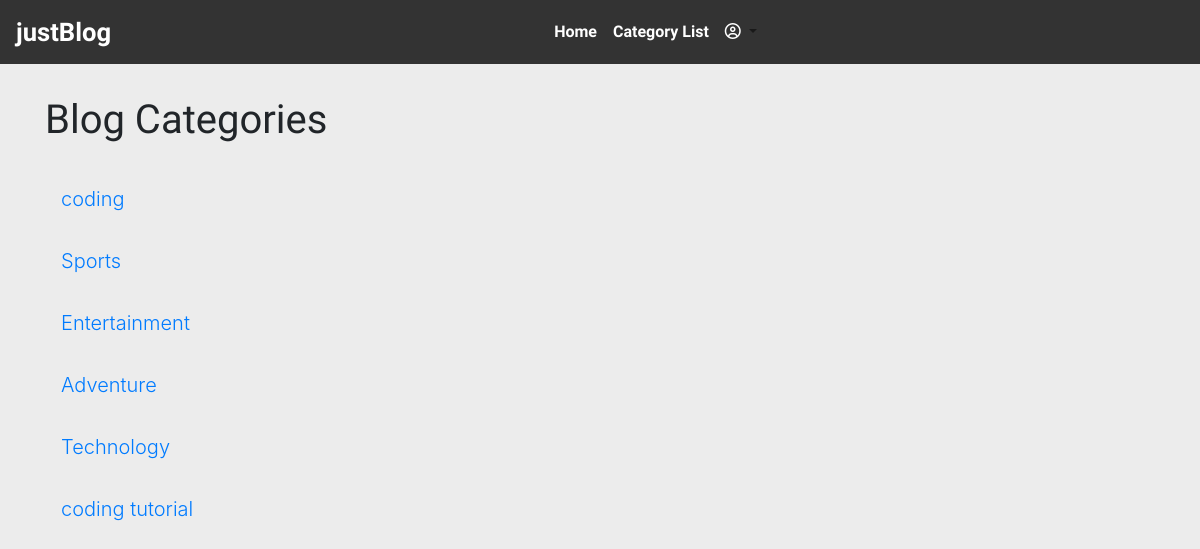
The page /category-list/ on the database its author committed.
### theblog/models.py (models this page shows, shortened)
class Category(models.Model):
    name = models.CharField(max_length=255)
    def __str__(self):
        return self.name

### theblog/views.py (the view)
# urls.py: path('category-list/',CategoryListView,name="category_list_view"),
def CategoryListView(request):
    cat_menu_list = Category.objects.all()
    return render(request,'categories_list.html',{'cat_menu_list':cat_menu_list})

### theblog/templates/categories_list.html (shortened to what this page needs)
{% extends 'base.html' %}
{%block content%}
<br><br>
    <div class="container mt-5">
        <h1 style="text-decoration: none;font-family: Comfortaa;">Blog Categories</h1> <br>
        {% for item in cat_menu_list %}
            <p class="lead">
                <a class="nav-link" href="{% url 'category' item|slugify %}">
                    {{item}}
                </a>
            </p>
        {%endfor%}
    </div>
{%endblock%}

### rows shown on the page
Category: name "coding"
Category: name "Sports"
Category: name "Entertainment"
Category: name "Adventure"
Category: name "Technology"
Category: name "coding tutorial"
